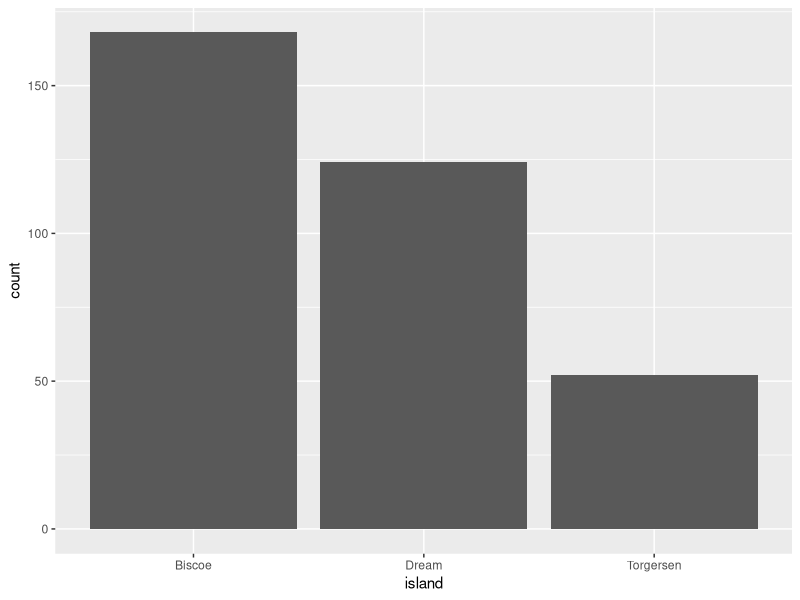
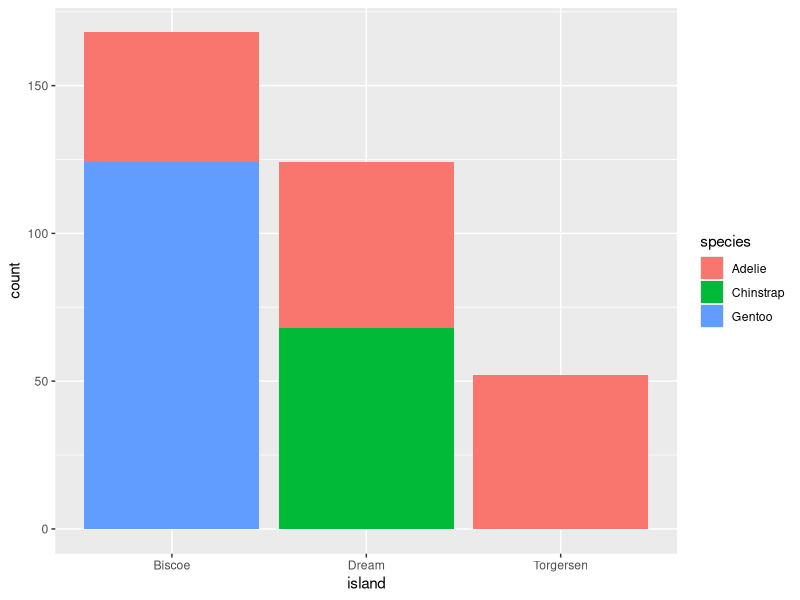

These charts were generated, in order, by the following R code:
## ---- chunk 1
#| include: false
#| message: false
#| warning: false
library(tidyverse)
data("penguins")
## ---- chunk 2
#| warning: false
#| message: false
ggplot(data = penguins, aes(x = island)) +
  geom_bar()
## ---- chunk 3
#| warning: false
ggplot(data = penguins, aes(x = island, fill = species)) +
  geom_bar()
